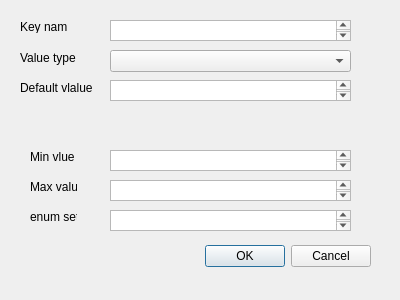
<?xml version="1.0" encoding="UTF-8"?>
<ui version="4.0">
 <class>Dialog_KeyValue</class>
 <widget class="QDialog" name="Dialog_KeyValue">
  <property name="geometry">
   <rect>
    <x>0</x>
    <y>0</y>
    <width>400</width>
    <height>300</height>
   </rect>
  </property>
  <property name="windowTitle">
   <string>Dialog</string>
  </property>
  <widget class="QDialogButtonBox" name="buttonBox">
   <property name="geometry">
    <rect>
     <x>30</x>
     <y>240</y>
     <width>341</width>
     <height>32</height>
    </rect>
   </property>
   <property name="orientation">
    <enum>Qt::Horizontal</enum>
   </property>
   <property name="standardButtons">
    <set>QDialogButtonBox::Cancel|QDialogButtonBox::Ok</set>
   </property>
  </widget>
  <widget class="QLabel" name="label">
   <property name="geometry">
    <rect>
     <x>20</x>
     <y>20</y>
     <width>47</width>
     <height>13</height>
    </rect>
   </property>
   <property name="text">
    <string>Key name</string>
   </property>
  </widget>
  <widget class="QLabel" name="label_2">
   <property name="geometry">
    <rect>
     <x>20</x>
     <y>50</y>
     <width>71</width>
     <height>16</height>
    </rect>
   </property>
   <property name="text">
    <string>Value type</string>
   </property>
  </widget>
  <widget class="QLabel" name="label_3">
   <property name="geometry">
    <rect>
     <x>20</x>
     <y>80</y>
     <width>81</width>
     <height>16</height>
    </rect>
   </property>
   <property name="text">
    <string>Default vlalue</string>
   </property>
  </widget>
  <widget class="QLabel" name="label_4">
   <property name="geometry">
    <rect>
     <x>30</x>
     <y>150</y>
     <width>47</width>
     <height>13</height>
    </rect>
   </property>
   <property name="text">
    <string>Min vlue</string>
   </property>
  </widget>
  <widget class="QLabel" name="label_5">
   <property name="geometry">
    <rect>
     <x>30</x>
     <y>180</y>
     <width>47</width>
     <height>13</height>
    </rect>
   </property>
   <property name="text">
    <string>Max value</string>
   </property>
  </widget>
  <widget class="QLabel" name="label_6">
   <property name="geometry">
    <rect>
     <x>30</x>
     <y>210</y>
     <width>47</width>
     <height>13</height>
    </rect>
   </property>
   <property name="text">
    <string>enum set</string>
   </property>
  </widget>
  <widget class="QTextEdit" name="textEdit">
   <property name="geometry">
    <rect>
     <x>110</x>
     <y>20</y>
     <width>241</width>
     <height>21</height>
    </rect>
   </property>
  </widget>
  <widget class="QTextEdit" name="textEdit_2">
   <property name="geometry">
    <rect>
     <x>110</x>
     <y>80</y>
     <width>241</width>
     <height>21</height>
    </rect>
   </property>
  </widget>
  <widget class="QTextEdit" name="textEdit_3">
   <property name="geometry">
    <rect>
     <x>110</x>
     <y>150</y>
     <width>241</width>
     <height>21</height>
    </rect>
   </property>
  </widget>
  <widget class="QTextEdit" name="textEdit_4">
   <property name="geometry">
    <rect>
     <x>110</x>
     <y>180</y>
     <width>241</width>
     <height>21</height>
    </rect>
   </property>
  </widget>
  <widget class="QTextEdit" name="textEdit_5">
   <property name="geometry">
    <rect>
     <x>110</x>
     <y>210</y>
     <width>241</width>
     <height>21</height>
    </rect>
   </property>
  </widget>
  <widget class="QComboBox" name="comboBox">
   <property name="geometry">
    <rect>
     <x>110</x>
     <y>50</y>
     <width>241</width>
     <height>22</height>
    </rect>
   </property>
  </widget>
 </widget>
 <resources/>
 <connections>
  <connection>
   <sender>buttonBox</sender>
   <signal>accepted()</signal>
   <receiver>Dialog_KeyValue</receiver>
   <slot>accept()</slot>
   <hints>
    <hint type="sourcelabel">
     <x>248</x>
     <y>254</y>
    </hint>
    <hint type="destinationlabel">
     <x>157</x>
     <y>274</y>
    </hint>
   </hints>
  </connection>
  <connection>
   <sender>buttonBox</sender>
   <signal>rejected()</signal>
   <receiver>Dialog_KeyValue</receiver>
   <slot>reject()</slot>
   <hints>
    <hint type="sourcelabel">
     <x>316</x>
     <y>260</y>
    </hint>
    <hint type="destinationlabel">
     <x>286</x>
     <y>274</y>
    </hint>
   </hints>
  </connection>
 </connections>
</ui>
